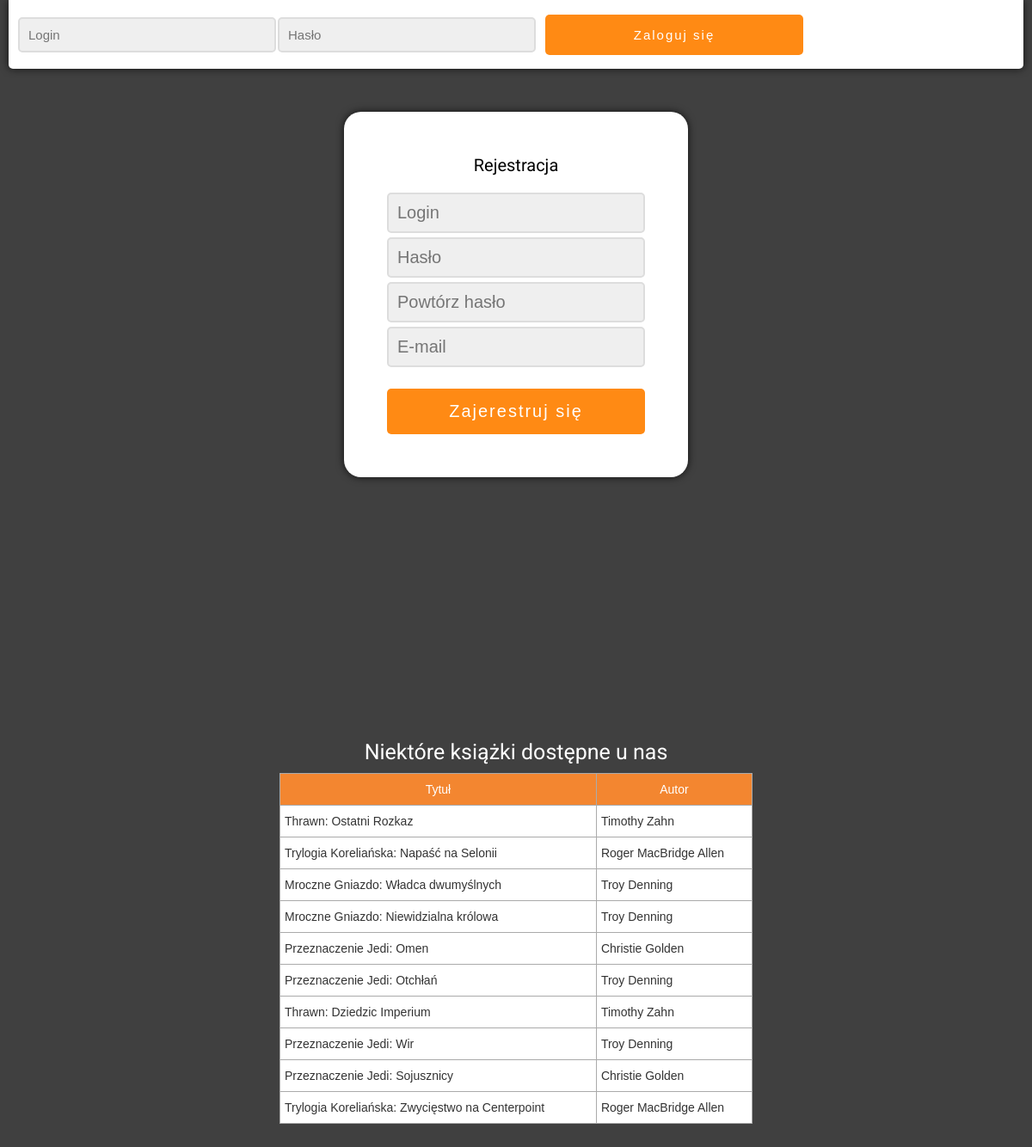
The page / on the database its author committed.
### tables this page shows
CREATE TABLE books (
    id INTEGER PRIMARY KEY NOT NULL AUTO_INCREMENT,
    title VARCHAR(50) NOT NULL,
    series VARCHAR(50),
    author VARCHAR(50) NOT NULL,
    number_of_pages INTEGER,
    borrower VARCHAR(50),
    is_available BOOLEAN
) DEFAULT CHARSET=utf8 COLLATE=utf8_unicode_ci;

### login_table_books.php (the view, shortened to what this page needs)
<?php
    require_once "connect.php";
    $connection = @new mysqli($host, $db_user, $db_password, $db_name);
    if ($connection->connect_errno != 0)
    {
        echo "Error: " . $connection->connect_errno;
    }
    else
    {
        $connection->query("SET NAMES 'utf8'");
        if ($result = $connection->query("SELECT * FROM books WHERE is_available = true ORDER BY RAND() LIMIT 10"))
        {
            $row = $result->fetch_assoc();
            echo "<tr><td>" . $row['series'] . ": " . $row['title'] . "</td><td>" . $row['author'] . "</td></tr>";
            while($row = mysqli_fetch_array($result))
            {
                echo "<tr><td>" . $row['series'] . ": " . $row['title'] . "</td><td>" . $row['author'] . "</td></tr>";
            }
        }
    }
?>

### index.php (shortened to what this page needs)
<!DOCTYPE html>
<html>
<head>
    <link rel="stylesheet" href="css/login_panel.css">
    <link rel="stylesheet" href="css/login_inputs.css">
    <link rel="stylesheet" href="css/table.css">
</head>
<body>
    <div id="container_login">
        <form action="authorization.php" method="post">
            <input type="text" name="login" placeholder="Login">
            <input type="password" name="password" placeholder="Hasło">
            <input type="submit" value="Zaloguj się">
        </form>
    </div>
    <div id="container_row">
        <div id="container_register">
            <header>Rejestracja</header>
            <form action="add_new_user.php" method="post">
                <input type="text" name="username" placeholder="Login">
                <input type="password" name="password" placeholder="Hasło">
                <input type="password" name="re_password" placeholder="Powtórz hasło" id="re_password">
                <input type="email" name="e-mail" placeholder="E-mail">
                <input type="submit" value="Zajerestruj się">
            </form>
        </div>
    </div>
    <div id="container_row">
        <div id="containter_table">
            <span id="table_title">Niektóre książki dostępne u nas</span>
            <table class="tg">
                <tr>
                    <th class="tg-c3ow">Tytuł</th>
                    <th class="tg-c3ow">Autor</th>
                </tr>
                <?php require_once "login_table_books.php" ?>
            </table>
        </div>
    </div>
</body>
</html>

### css/login_panel.css (style rules this page uses)
body { background: #404040; background-attachment: fixed; color: #ffffff; font-family: 'Roboto', sans-serif; font-size: 20px; margin: 0; padding: 0; }
header { width: 300px; color: #ffffff; text-align: center; font-size: 20px; color: #000000; margin-bottom: 20px; }
#container_row { width: 50%; min-height: calc(100vh - 80px); float: left; position: relative; }
#container_login { width: calc(100% - 20px); min-height: 80px; margin: 0 auto; padding: 0 10px; box-sizing: border-box; background: #fff; position: relative; border-bottom-right-radius: 5px; border-bottom-left-radius: 5px; -webkit-box-shadow: 0px 0px 10px 0px rgba(0,0,0,0.75); -moz-box-shadow: 0px 0px 10px 0px rgba(0,0,0,0.75); box-shadow: 0px 0px 10px 0px rgba(0,0,0,0.75); }
#container_register { background-color: #ffffff; color: #000000; width: 300px; height: 325px; padding: 50px; top: 0; bottom: 0; left: 0; right: 0; position: absolute; margin: auto; margin-top: 100px; border-radius: 20px; -webkit-box-shadow: 0px 0px 10px 0px rgba(0,0,0,0.75); -moz-box-shadow: 0px 0px 10px 0px rgba(0,0,0,0.75); box-shadow: 0px 0px 10px 0px rgba(0,0,0,0.75); }
@media (max-width: 1200px) { #container_row { width: 100%; } }
@media (max-width: 1200px) { #container_register { margin: 50px auto; } }

### css/login_inputs.css (style rules this page uses)
input[type=text], input[type=password], input[type=email] { background-color: #efefef; color: #666666; width: 300px; border: 2px solid #dddddd; border-radius: 5px; font-size: 20px; padding: 10px; box-sizing: border-box; outline: none; }
#container_login input[type=text], #container_login input[type=password], #container_login input[type=submit] { font-size: 15px; margin: 19.5px 1px; float: left; }
#container_login input[type=submit] { margin: 16.5px 10px; }
#container_register input[type=text], #container_register input[type=email], #container_register input[type=password] { margin-bottom: 5px; }
input[type=submit] { width: 300px; background-color: hsl(30, 100%, 54%); font-size: 20px; color: #ffffff; padding: 15px 10px; margin-top: 20px; border: none; border-radius: 5px; cursor: pointer; letter-spacing: 2px; outline: none; }

### css/table.css (style rules this page uses)
#containter_table { width: 550px; top: 0; bottom: 0; left: 0; right: 0; position: absolute; margin: 0 auto; margin-top: 50px; }
#table_title { font-size: 25px; text-align: center; margin: 10px 0; display: block; }
.tg { width: 550px; border-collapse: collapse; border-spacing: 0; border-color: #aaa; }
.tg td { font-family: Arial, sans-serif; font-size: 14px; padding: 10px 5px; border-style: solid; border-width: 1px; overflow: hidden; word-break: normal; border-color: #aaa; color: #333; background-color: #fff; }
.tg th { font-family: Arial, sans-serif; font-size: 14px; font-weight: normal; padding: 10px 5px; border-style: solid; border-width: 1px; overflow: hidden; word-break: normal; border-color: #aaa; color: #fff; background-color: #f38630; }
.tg .tg-c3ow { border-color: inherit; text-align: center; vertical-align: top }

### rows shown on the page
books: series "Thrawn", title "Ostatni Rozkaz", author "Timothy Zahn"
books: series "Trylogia Koreliańska", title "Napaść na Selonii", author "Roger MacBridge Allen"
books: series "Mroczne Gniazdo", title "Władca dwumyślnych", author "Troy Denning"
books: series "Mroczne Gniazdo", title "Niewidzialna królowa", author "Troy Denning"
books: series "Przeznaczenie Jedi", title "Omen", author "Christie Golden"
books: series "Przeznaczenie Jedi", title "Otchłań", author "Troy Denning"
books: series "Thrawn", title "Dziedzic Imperium", author "Timothy Zahn"
books: series "Przeznaczenie Jedi", title "Wir", author "Troy Denning"
books: series "Przeznaczenie Jedi", title "Sojusznicy", author "Christie Golden"
books: series "Trylogia Koreliańska", title "Zwycięstwo na Centerpoint", author "Roger MacBridge Allen"
